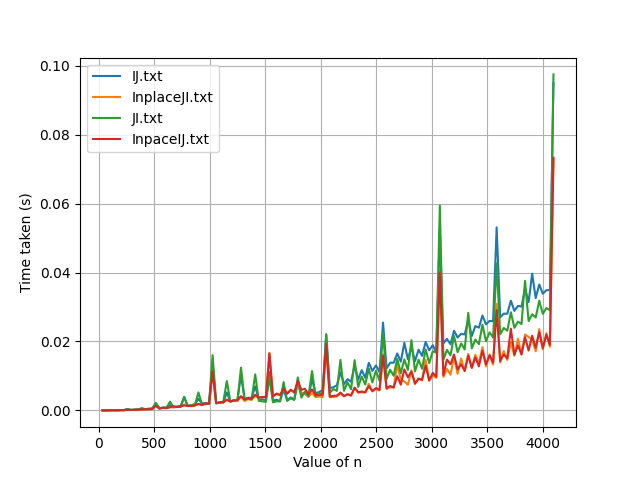

The script that saved this image:
import os 
import sys 
import matplotlib.pyplot as plt

# Get a list of all .txt files in the current directory
file_list = [file for file in os.listdir() if file.endswith(".txt")]

# Initialize a list to store the legends
legends = []

# Iterate over each file
for file in file_list:
    # Read the data from the file
    with open(file, "r") as f:
        data = f.readlines()
    
    # print(data)
    x = [(line.split(',')[0]) for line in data]
    y = [(line.split(',')[1]) for line in data]
    x = list(map(int,x))
    y = list(map(float,y))
 
    plt.plot(x, y)
    legends.append(file)
    

plt.legend(legends)
plt.grid(True)  # Add grid lines
plt.xlabel('Value of n')
plt.ylabel('Time taken (s)')
plt.savefig("transpose-benchmark.png")
plt.show()
